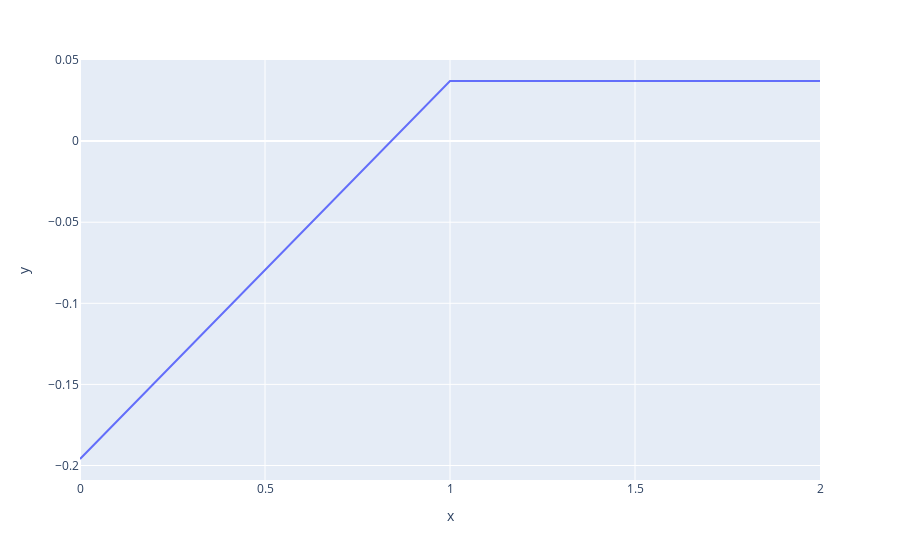
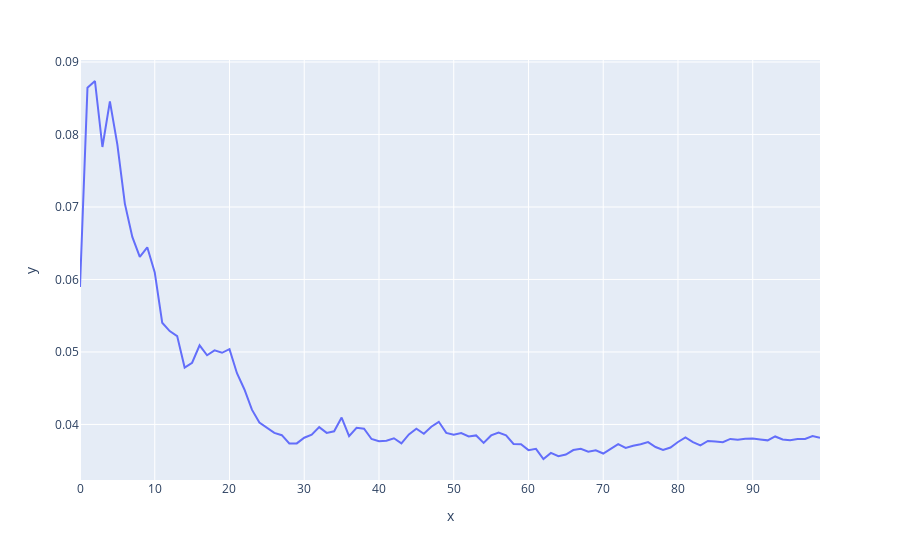

These figures' notebook cell, in order:
### Markdown cell above
## Even more disorganized

### Code cell
W_E = bt.model.W_E.detach()
W_pos = bt.model.W_pos.detach()
W_U = bt.model.W_U.detach()

W_OV = bt.model.W_V @ bt.model.W_O.transpose(-1, -2)
W_OV = W_OV.squeeze().detach()

W_E_pos_heads = einops.repeat(W_E[1], 'd -> pos d', pos=W_pos.shape[0])
W_E_pos_heads[0] = W_E[2]
moving_mean = 1/torch.arange(1, W_pos.shape[0] + 1)
pos_logits = ((W_pos + W_E_pos_heads) @ W_OV @ W_U).cumsum(0) * moving_mean[:, None]
pos_logits_diff = pos_logits[:, 1] - pos_logits[:, 0]
embed_logits_basic = W_E @ W_OV @ W_U
embed_logits_basic_diff = embed_logits_basic[:, 1] - embed_logits_basic[:, 0]

# mpu.line([l for l in pos_logits.unbind(1)])
mpu.line(embed_logits_basic_diff)
# mpu.line([l for l in embed_logits_basic.unbind(1)])
# mpu.line([l for l in embed_logits.unbind(1)])
# mpu.line(embed_logits_diff)
mpu.line(pos_logits_diff)
# mpu.line([pos_logits_diff, torch.arange(1, 101).log()])

### Figure 1 — Plotly figure (JSON) as saved in the notebook; plotly's stock layout.template omitted (floating-point values rounded to 4 significant figures)
{"data": [{"hovertemplate": "x=%{x}<br>y=%{y}<extra></extra>", "legendgroup": "", "line": {"color": "#636efa", "dash": "solid"}, "marker": {"symbol": "circle"}, "mode": "lines", "name": "", "orientation": "v", "showlegend": false, "type": "scatter", "x": [0, 1, 2], "xaxis": "x", "y": [-0.196, 0.03707, 0.03707], "yaxis": "y"}], "layout": {"hovermode": "x unified", "legend": {"tracegroupgap": 0}, "margin": {"t": 60}, "xaxis": {"anchor": "y", "domain": [0, 1], "title": {"text": "x"}}, "yaxis": {"anchor": "x", "domain": [0, 1], "title": {"text": "y"}}}}

### Figure 2 — Plotly figure (JSON) as saved in the notebook; plotly's stock layout.template omitted (floating-point values rounded to 4 significant figures)
{"data": [{"hovertemplate": "x=%{x}<br>y=%{y}<extra></extra>", "legendgroup": "", "line": {"color": "#636efa", "dash": "solid"}, "marker": {"symbol": "circle"}, "mode": "lines", "name": "", "orientation": "v", "showlegend": false, "type": "scatter", "x": [0, 1, 2, 3, 4, 5, 6, 7, 8, 9, 10, 11, 12, 13, 14, 15, 16, 17, 18, 19, 20, 21, 22, 23, 24, 25, 26, 27, 28, 29, 30, 31, 32, 33, 34, 35, 36, 37, 38, 39, 40, 41, 42, 43, 44, 45, 46, 47, 48, 49, 50, 51, 52, 53, 54, 55, 56, 57, 58, 59, 60, 61, 62, 63, 64, 65, 66, 67, 68, 69, 70, 71, 72, 73, 74, 75, 76, 77, 78, 79, 80, 81, 82, 83, 84, 85, 86, 87, 88, 89, 90, 91, 92, 93, 94, 95, 96, 97, 98, 99], "xaxis": "x", "y": [0.05895, 0.08645, 0.08738, 0.07827, 0.08458, 0.07861, 0.07046, 0.06587, 0.06311, 0.06444, 0.06098, 0.05403, 0.05288, 0.05218, 0.04784, 0.04851, 0.05092, 0.04954, 0.05022, 0.04989, 0.05038, 0.04707, 0.04482, 0.04204, 0.04027, 0.03953, 0.03884, 0.03852, 0.03738, 0.03738, 0.03817, 0.03858, 0.03963, 0.03884, 0.03905, 0.04096, 0.03838, 0.03954, 0.03941, 0.03799, 0.0377, 0.03775, 0.0381, 0.03739, 0.03862, 0.03941, 0.03871, 0.03969, 0.04037, 0.03884, 0.03859, 0.03881, 0.03833, 0.03849, 0.03745, 0.03848, 0.03888, 0.0385, 0.03731, 0.03727, 0.03646, 0.03663, 0.03523, 0.03608, 0.03562, 0.03584, 0.03647, 0.03664, 0.03625, 0.03643, 0.03599, 0.03663, 0.03729, 0.03675, 0.03707, 0.03727, 0.03757, 0.03688, 0.03649, 0.03682, 0.03758, 0.0382, 0.03757, 0.0371, 0.03773, 0.03766, 0.03755, 0.03801, 0.0379, 0.03804, 0.03807, 0.03793, 0.03781, 0.03834, 0.03792, 0.03783, 0.03798, 0.03801, 0.03841, 0.03818], "yaxis": "y"}], "layout": {"hovermode": "x unified", "legend": {"tracegroupgap": 0}, "margin": {"t": 60}, "xaxis": {"anchor": "y", "domain": [0, 1], "title": {"text": "x"}}, "yaxis": {"anchor": "x", "domain": [0, 1], "title": {"text": "y"}}}}
